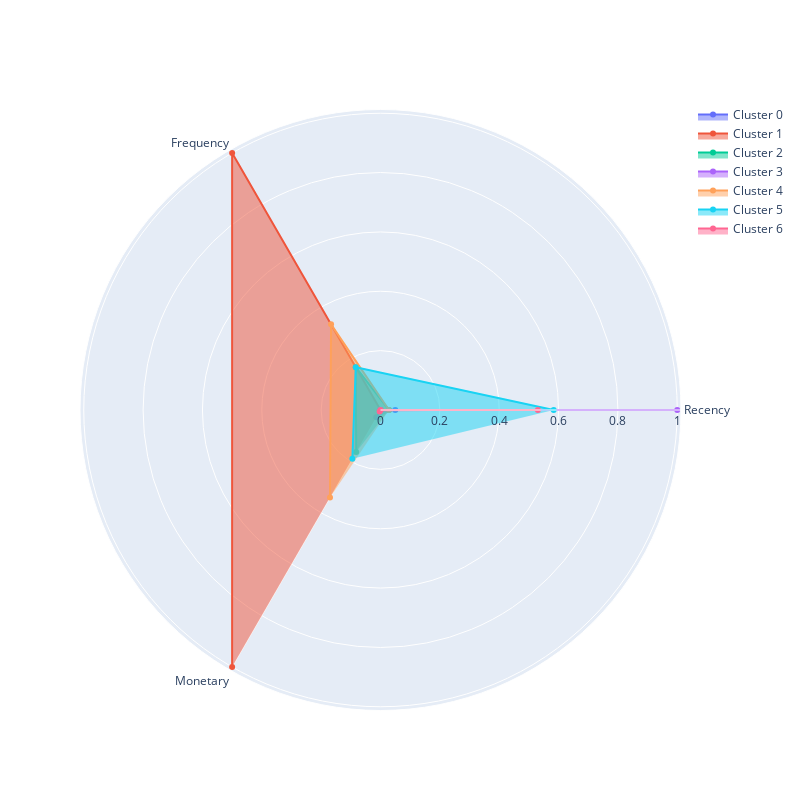

The notebook cell saved with this chart:
### Markdown cell above
### Задание 6.7

Визуализируйте профили кластеров в виде полярной диаграммы на основе средних RFM-характеристик, вычисленных для каждого кластера. Проанализируйте кластеры и на основе анализа сопоставьте номер кластера и его описание.

$A$. Кластер соответствует «лояльным» клиентам, которые приносят наибольший доход, совершают покупки чаще всего, а давность их последней покупки наименьшая. (*Ответ:* $1$)  

$B$. Кластер соответствует «перспективным» клиентам, которые являются активными покупателями, но покупают не так часто и не так много, как лояльные клиенты. (*Ответ:* $4$)  

$C$. Кластер соответствует «подвисшим» клиентам, которые относительно недавно сделали несколько заказов на небольшие суммы. Потенциально эти клиенты могут быть переведены в кластер «перспективных». (*Ответ:* $2$)  

$D$. Кластер соответствует клиентам «в зоне риска», которые несколько раз покупали товары на небольшие суммы, однако их последняя покупка была совершена более пяти месяцев назад. (*Ответ:* $5$)  

$E$. Кластер соответствует клиентам-«новичкам», которые относительно недавно сделали один заказ на небольшую сумму. (*Ответ:* $0$)  

$F$. Кластер соответствует «спящим» или «почти потерянным» клиентам, которые сделали один заказ на маленькую сумму более пяти месяцев назад и больше не возвращались. (*Ответ:* $6$)  

$G$. Кластер соответствует «потерянным» клиентам, которые купили меньше всего товара, и их последняя покупка была совершена около года назад. (*Ответ:* $3$)

### Code cell
plot_cluster_profile(rfm_clusters, 7)

### Figure 1 — Plotly figure (JSON) as saved in the notebook; plotly's stock layout.template omitted (floating-point values rounded to 4 significant figures)
{"data": [{"fill": "toself", "name": "Cluster 0", "r": [0.04982, 0.0, 0.02829], "theta": ["Recency", "Frequency", "Monetary"], "type": "scatterpolar"}, {"fill": "toself", "name": "Cluster 1", "r": [0.0, 1.0, 1.0], "theta": ["Recency", "Frequency", "Monetary"], "type": "scatterpolar"}, {"fill": "toself", "name": "Cluster 2", "r": [0.02847, 0.1667, 0.1637], "theta": ["Recency", "Frequency", "Monetary"], "type": "scatterpolar"}, {"fill": "toself", "name": "Cluster 3", "r": [1.0, 0.0, 0.0], "theta": ["Recency", "Frequency", "Monetary"], "type": "scatterpolar"}, {"fill": "toself", "name": "Cluster 4", "r": [0.02847, 0.3333, 0.3404], "theta": ["Recency", "Frequency", "Monetary"], "type": "scatterpolar"}, {"fill": "toself", "name": "Cluster 5", "r": [0.5836, 0.1667, 0.1897], "theta": ["Recency", "Frequency", "Monetary"], "type": "scatterpolar"}, {"fill": "toself", "name": "Cluster 6", "r": [0.5302, 0.0, 0.005566], "theta": ["Recency", "Frequency", "Monetary"], "type": "scatterpolar"}], "layout": {"autosize": false, "height": 800, "showlegend": true, "width": 800}}
